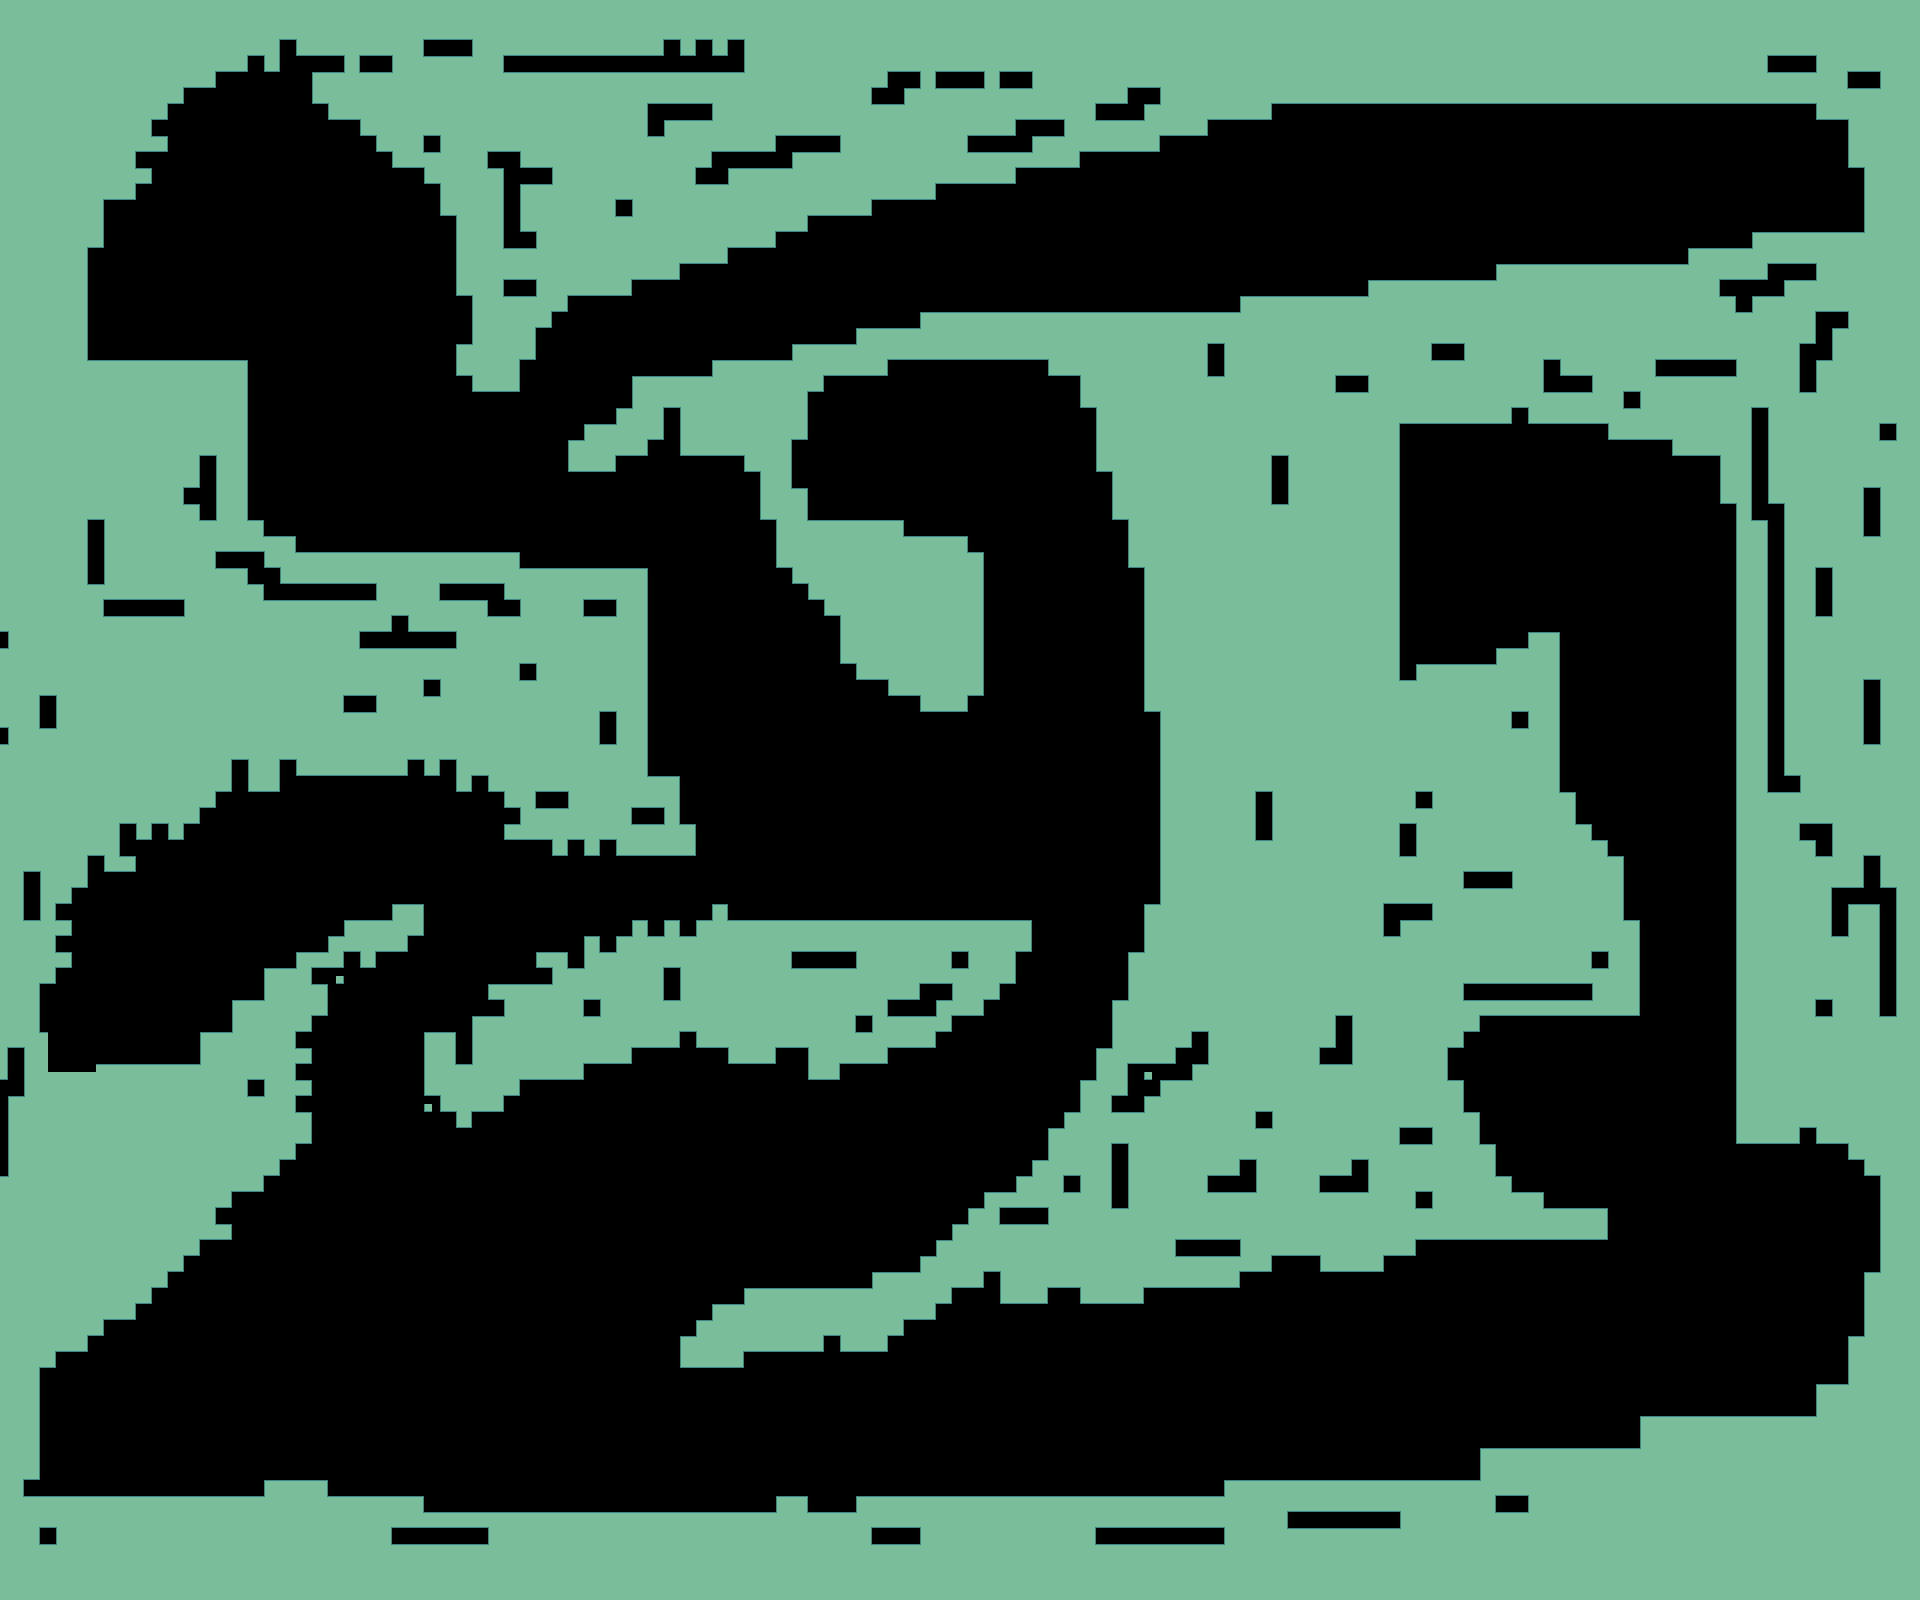

The image is a tile-based game level rendered from a .tmx file. Its description and source (layers, tilesets, objects; grid data summarised) follow:
An orthogonal 120x100 tile map with 16x16 px tiles, 1 tile layer (Foreground), 3 tilesets and 37 objects (23x c03, 12x c01, portal, c02).

<map version="1.0" orientation="orthogonal" width="120" height="100" tilewidth="16" tileheight="16">
 <tileset firstgid="1" name="level_tiles" tilewidth="16" tileheight="16">
  <image source="../images/level_tiles.png" width="80" height="48" />
  <terraintypes>
   <terrain name="Test Terrain" tile="-1" />
  </terraintypes>
  <tile id="0" terrain=",,,0" />
  <tile id="1" terrain=",,0,0" />
  <tile id="2" terrain=",,0," />
  <tile id="3" terrain="0,0,0," />
  <tile id="4" terrain="0,0,,0" />
  <tile id="5" terrain=",0,,0" />
  <tile id="6" terrain="0,0,0,0" />
  <tile id="7" terrain="0,,0," />
  <tile id="8" terrain="0,,0,0" />
  <tile id="9" terrain=",0,0,0" />
  <tile id="10" terrain=",0,," />
  <tile id="11" terrain="0,0,," />
  <tile id="12" terrain="0,,," />
 </tileset>
 <tileset firstgid="16" name="objects" tilewidth="64" tileheight="64">
  <image source="../images/objects.png" width="512" height="64" />
 </tileset>
 <tileset firstgid="24" name="enemies" tilewidth="64" tileheight="64">
  <image source="../images/enemies.png" width="512" height="64" />
  <tile id="1">
   <properties>
    <property name="type" value="c01" />
   </properties>
  </tile>
 </tileset>
 <layer name="Foreground" width="120" height="100">
  <properties>
   <property name="tileset" value="level_tiles" />
  </properties>
  <data>[12000 cells, 7098 non-empty, 13 distinct tile ids]</data>
 </layer>
 <objectgroup name="objects" width="120" height="100">
  <object type="portal" gid="17" x="96" y="352" />
  <object type="c01" gid="25" x="112" y="1056" />
  <object type="c01" gid="25" x="96" y="1056" />
  <object type="c01" gid="25" x="816" y="512" />
  <object type="c01" gid="25" x="160" y="1024" />
  <object type="c01" gid="25" x="1424" y="656" />
  <object type="c01" gid="25" x="880" y="512" />
  <object type="c01" gid="25" x="1728" y="1408" />
  <object type="c01" gid="25" x="64" y="1488" />
  <object type="c01" gid="25" x="592" y="560" />
  <object type="c03" gid="27" x="560" y="416" />
  <object type="c03" gid="27" x="896" y="528" />
  <object type="c03" gid="27" x="928" y="528" />
  <object type="c03" gid="27" x="144" y="1056" />
  <object type="c03" gid="27" x="96" y="1056" />
  <object type="c03" gid="27" x="112" y="1056" />
  <object type="c03" gid="27" x="112" y="1488" />
  <object type="c03" gid="27" x="96" y="1488" />
  <object type="c03" gid="27" x="96" y="1488" />
  <object type="c03" gid="27" x="128" y="1488" />
  <object type="c03" gid="27" x="1008" y="1488" />
  <object type="c03" gid="27" x="1696" y="1408" />
  <object type="c03" gid="27" x="1392" y="656" />
  <object type="c03" gid="27" x="1504" y="1184" />
  <object type="c03" gid="27" x="1456" y="1104" />
  <object type="c03" gid="27" x="1552" y="784" />
  <object type="c03" gid="27" x="1568" y="816" />
  <object type="c03" gid="27" x="1600" y="848" />
  <object type="c02" gid="26" x="1552" y="1200" />
  <object type="c01" gid="25" x="1504" y="624" />
  <object type="c03" gid="27" x="32" y="1072" />
  <object type="c03" gid="27" x="640" y="368" />
  <object type="c03" gid="27" x="704" y="352" />
  <object type="c03" gid="27" x="784" y="336" />
  <object type="c03" gid="27" x="832" y="320" />
  <object type="c01" gid="25" x="48" y="1488" />
  <object type="c01" gid="25" x="64" y="1488" />
 </objectgroup>
</map>